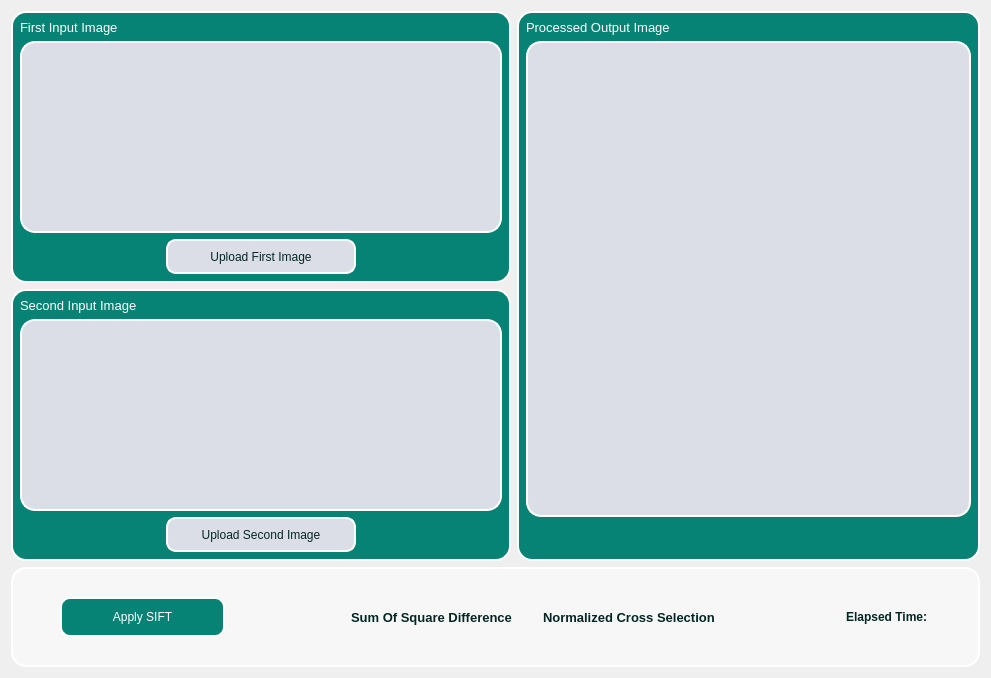
         <widget class="QWidget" name="tab_4">
          <attribute name="title">
           <string>Feature Extraction and Matching</string>
          </attribute>
          <layout class="QGridLayout" name="gridLayout_6">
           <item row="2" column="0" colspan="2">
            <widget class="QWidget" name="widget_3" native="true">
             <property name="sizePolicy">
              <sizepolicy hsizetype="Expanding" vsizetype="Fixed">
               <horstretch>200</horstretch>
               <verstretch>200</verstretch>
              </sizepolicy>
             </property>
             <property name="minimumSize">
              <size>
               <width>0</width>
               <height>100</height>
              </size>
             </property>
             <property name="maximumSize">
              <size>
               <width>16777215</width>
               <height>100</height>
              </size>
             </property>
             <property name="styleSheet">
              <string notr="true">font: italic 10pt &quot;Georgia&quot;;
background-color: rgb(57, 143, 252);
background-color: rgb(219,222,230);
background: rgba(255,255,255,0.5);

color: rgb(255, 255, 255);
color: rgb(2, 39, 35);
buttoon-shadow: 2px 2px 5px rgb(0, 0, 0);
border-radius: 15px;
box-shadow : 0px 4px 20px rgba(0, 0, 0, 0.6);
border : 2px solid rgb(255, 255, 255); </string>
             </property>
             <layout class="QHBoxLayout" name="horizontalLayout_23">
              <item>
               <spacer name="horizontalSpacer_19">
                <property name="orientation">
                 <enum>Qt::Horizontal</enum>
                </property>
                <property name="sizeHint" stdset="0">
                 <size>
                  <width>40</width>
                  <height>20</height>
                 </size>
                </property>
               </spacer>
              </item>
              <item>
               <widget class="QPushButton" name="apply_sift_button_3">
                <property name="sizePolicy">
                 <sizepolicy hsizetype="Preferred" vsizetype="Fixed">
                  <horstretch>0</horstretch>
                  <verstretch>0</verstretch>
                 </sizepolicy>
                </property>
                <property name="minimumSize">
                 <size>
                  <width>165</width>
                  <height>40</height>
                 </size>
                </property>
                <property name="maximumSize">
                 <size>
                  <width>200</width>
                  <height>16777215</height>
                 </size>
                </property>
                <property name="cursor">
                 <cursorShape>OpenHandCursor</cursorShape>
                </property>
                <property name="styleSheet">
                 <string notr="true">font: italic 10pt &quot;Georgia&quot;;
background-color: rgb(57, 143, 252);
background-color: rgb(6,131,116);

color: rgb(255, 255, 255);
buttoon-shadow: 2px 2px 5px rgb(0, 0, 0);
border-radius: 10px;</string>
                </property>
                <property name="text">
                 <string>Apply SIFT</string>
                </property>
               </widget>
              </item>
              <item>
               <spacer name="horizontalSpacer_20">
                <property name="orientation">
                 <enum>Qt::Horizontal</enum>
                </property>
                <property name="sizeType">
                 <enum>QSizePolicy::Fixed</enum>
                </property>
                <property name="sizeHint" stdset="0">
                 <size>
                  <width>100</width>
                  <height>20</height>
                 </size>
                </property>
               </spacer>
              </item>
              <item>
               <widget class="QRadioButton" name="sumOfSquarediff">
                <property name="font">
                 <font>
                  <family>MS Shell Dlg 2</family>
                  <pointsize>10</pointsize>
                  <weight>75</weight>
                  <italic>false</italic>
                  <bold>true</bold>
                 </font>
                </property>
                <property name="cursor">
                 <cursorShape>OpenHandCursor</cursorShape>
                </property>
                <property name="styleSheet">
                 <string notr="true">background:transparent;


color:  rgb(2, 39, 35);
font: 10pt &quot;MS Shell Dlg 2&quot;;
border : 0px solid rgb(6,131,116,255);
font-weight: bold;
</string>
                </property>
                <property name="text">
                 <string>Sum Of Square Difference </string>
                </property>
               </widget>
              </item>
              <item>
               <widget class="QRadioButton" name="normalizedCrossCorrelations">
                <property name="font">
                 <font>
                  <family>MS Shell Dlg 2</family>
                  <pointsize>10</pointsize>
                  <weight>75</weight>
                  <italic>false</italic>
                  <bold>true</bold>
                 </font>
                </property>
                <property name="cursor">
                 <cursorShape>OpenHandCursor</cursorShape>
                </property>
                <property name="styleSheet">
                 <string notr="true">background:transparent;

color:  rgb(2, 39, 35);
font: 10pt &quot;MS Shell Dlg 2&quot;;
border : 0px solid rgb(6,131,116,255);
font-weight: bold;
</string>
                </property>
                <property name="text">
                 <string>Normalized Cross Selection </string>
                </property>
               </widget>
              </item>
              <item>
               <spacer name="horizontalSpacer_17">
                <property name="orientation">
                 <enum>Qt::Horizontal</enum>
                </property>
                <property name="sizeType">
                 <enum>QSizePolicy::Fixed</enum>
                </property>
                <property name="sizeHint" stdset="0">
                 <size>
                  <width>120</width>
                  <height>20</height>
                 </size>
                </property>
               </spacer>
              </item>
              <item>
               <widget class="QLabel" name="features_time_elapsed">
                <property name="styleSheet">
                 <string notr="true">background:transparent;

color:  rgb(2, 39, 35);
font: 10pt &quot;MS Shell Dlg 2&quot;;
border : 0px solid rgb(6,131,116,255);
font-weight: bold;
</string>
                </property>
                <property name="text">
                 <string>Elapsed Time: </string>
                </property>
               </widget>
              </item>
              <item>
               <spacer name="horizontalSpacer_21">
                <property name="orientation">
                 <enum>Qt::Horizontal</enum>
                </property>
                <property name="sizeHint" stdset="0">
                 <size>
                  <width>40</width>
                  <height>20</height>
                 </size>
                </property>
               </spacer>
              </item>
             </layout>
            </widget>
           </item>
           <item row="1" column="0">
            <widget class="QWidget" name="widget_8" native="true">
             <property name="sizePolicy">
              <sizepolicy hsizetype="Maximum" vsizetype="Expanding">
               <horstretch>200</horstretch>
               <verstretch>200</verstretch>
              </sizepolicy>
             </property>
             <property name="minimumSize">
              <size>
               <width>500</width>
               <height>0</height>
              </size>
             </property>
             <property name="styleSheet">
              <string notr="true">background-color: rgb(37, 42, 64);
background-color: rgb(6,131,116,255);

color: rgb(255, 255, 255);
border-radius: 15px;
box-shadow : 0px 4px 20px rgba(0, 0, 0, 0.6);
border : 2px solid rgb(255, 255, 255); </string>
             </property>
             <layout class="QVBoxLayout" name="verticalLayout_13">
              <item>
               <widget class="QLabel" name="label_38">
                <property name="font">
                 <font>
                  <family>MS Shell Dlg 2</family>
                  <pointsize>10</pointsize>
                  <weight>50</weight>
                  <italic>false</italic>
                  <bold>false</bold>
                 </font>
                </property>
                <property name="styleSheet">
                 <string notr="true">color: rgb(255, 255, 255);

font: 10pt &quot;MS Shell Dlg 2&quot;;
border : 0;
</string>
                </property>
                <property name="text">
                 <string>Second Input Image </string>
                </property>
               </widget>
              </item>
              <item>
               <widget class="QGraphicsView" name="graphicsView_6">
                <property name="styleSheet">
                 <string notr="true">font: italic 10pt &quot;Georgia&quot;;
background-color: rgb(57, 143, 252);
background-color: rgb(219,222,230);

color: rgb(255, 255, 255);
color: rgb(2, 39, 35);
buttoon-shadow: 2px 2px 5px rgb(0, 0, 0);
border-radius: 15px;
box-shadow : 0px 4px 20px rgba(0, 0, 0, 0.6);
border : 2px solid rgb(255, 255, 255); </string>
                </property>
               </widget>
              </item>
              <item>
               <layout class="QHBoxLayout" name="horizontalLayout_19">
                <property name="spacing">
                 <number>0</number>
                </property>
                <property name="topMargin">
                 <number>0</number>
                </property>
                <property name="bottomMargin">
                 <number>0</number>
                </property>
                <item>
                 <spacer name="horizontalSpacer_11">
                  <property name="orientation">
                   <enum>Qt::Horizontal</enum>
                  </property>
                  <property name="sizeHint" stdset="0">
                   <size>
                    <width>40</width>
                    <height>20</height>
                   </size>
                  </property>
                 </spacer>
                </item>
                <item>
                 <widget class="QPushButton" name="upload_second_matching_image">
                  <property name="sizePolicy">
                   <sizepolicy hsizetype="Preferred" vsizetype="Fixed">
                    <horstretch>0</horstretch>
                    <verstretch>0</verstretch>
                   </sizepolicy>
                  </property>
                  <property name="minimumSize">
                   <size>
                    <width>190</width>
                    <height>35</height>
                   </size>
                  </property>
                  <property name="maximumSize">
                   <size>
                    <width>200</width>
                    <height>16777215</height>
                   </size>
                  </property>
                  <property name="cursor">
                   <cursorShape>OpenHandCursor</cursorShape>
                  </property>
                  <property name="layoutDirection">
                   <enum>Qt::RightToLeft</enum>
                  </property>
                  <property name="styleSheet">
                   <string notr="true">font: italic 10pt &quot;Georgia&quot;;
background-color: rgb(57, 143, 252);
background-color: rgb(219,222,230);

color: rgb(255, 255, 255);
color: rgb(2, 39, 35);
buttoon-shadow: 2px 2px 5px rgb(0, 0, 0);
border-radius: 10px;</string>
                  </property>
                  <property name="text">
                   <string>Upload Second Image</string>
                  </property>
                 </widget>
                </item>
                <item>
                 <spacer name="horizontalSpacer_12">
                  <property name="orientation">
                   <enum>Qt::Horizontal</enum>
                  </property>
                  <property name="sizeHint" stdset="0">
                   <size>
                    <width>40</width>
                    <height>20</height>
                   </size>
                  </property>
                 </spacer>
                </item>
               </layout>
              </item>
             </layout>
            </widget>
           </item>
           <item row="0" column="0">
            <widget class="QWidget" name="widget" native="true">
             <property name="sizePolicy">
              <sizepolicy hsizetype="Maximum" vsizetype="Expanding">
               <horstretch>200</horstretch>
               <verstretch>200</verstretch>
              </sizepolicy>
             </property>
             <property name="minimumSize">
              <size>
               <width>500</width>
               <height>0</height>
              </size>
             </property>
             <property name="styleSheet">
              <string notr="true">background-color: rgb(37, 42, 64);
background-color: rgb(6,131,116,255);

color: rgb(255, 255, 255);
border-radius: 15px;
box-shadow : 0px 4px 20px rgba(0, 0, 0, 0.6);
border : 2px solid rgb(255, 255, 255); </string>
             </property>
             <layout class="QVBoxLayout" name="verticalLayout_19">
              <item>
               <widget class="QLabel" name="label_36">
                <property name="font">
                 <font>
                  <family>MS Shell Dlg 2</family>
                  <pointsize>10</pointsize>
                  <weight>50</weight>
                  <italic>false</italic>
                  <bold>false</bold>
                 </font>
                </property>
                <property name="styleSheet">
                 <string notr="true">color: rgb(255, 255, 255);

font: 10pt &quot;MS Shell Dlg 2&quot;;
border : 0;
</string>
                </property>
                <property name="text">
                 <string>First Input Image </string>
                </property>
               </widget>
              </item>
              <item>
               <widget class="QGraphicsView" name="graphicsView">
                <property name="styleSheet">
                 <string notr="true">font: italic 10pt &quot;Georgia&quot;;
background-color: rgb(57, 143, 252);
background-color: rgb(219,222,230);

color: rgb(255, 255, 255);
color: rgb(2, 39, 35);
buttoon-shadow: 2px 2px 5px rgb(0, 0, 0);
border-radius: 15px;
box-shadow : 0px 4px 20px rgba(0, 0, 0, 0.6);
border : 2px solid rgb(255, 255, 255); </string>
                </property>
               </widget>
              </item>
              <item>
               <layout class="QHBoxLayout" name="horizontalLayout_9">
                <property name="spacing">
                 <number>0</number>
                </property>
                <property name="topMargin">
                 <number>0</number>
                </property>
                <property name="bottomMargin">
                 <number>0</number>
                </property>
                <item>
                 <spacer name="horizontalSpacer_9">
                  <property name="orientation">
                   <enum>Qt::Horizontal</enum>
                  </property>
                  <property name="sizeHint" stdset="0">
                   <size>
                    <width>40</width>
                    <height>20</height>
                   </size>
                  </property>
                 </spacer>
                </item>
                <item>
                 <widget class="QPushButton" name="upload_first_matching_image">
                  <property name="sizePolicy">
                   <sizepolicy hsizetype="Preferred" vsizetype="Fixed">
                    <horstretch>0</horstretch>
                    <verstretch>0</verstretch>
                   </sizepolicy>
                  </property>
                  <property name="minimumSize">
                   <size>
                    <width>190</width>
                    <height>35</height>
                   </size>
                  </property>
                  <property name="maximumSize">
                   <size>
                    <width>200</width>
                    <height>16777215</height>
                   </size>
                  </property>
                  <property name="cursor">
                   <cursorShape>OpenHandCursor</cursorShape>
                  </property>
                  <property name="styleSheet">
                   <string notr="true">font: italic 10pt &quot;Georgia&quot;;
background-color: rgb(57, 143, 252);
background-color: rgb(219,222,230);

color: rgb(255, 255, 255);
color: rgb(2, 39, 35);
buttoon-shadow: 2px 2px 5px rgb(0, 0, 0);
border-radius: 10px;</string>
                  </property>
                  <property name="text">
                   <string>Upload First Image</string>
                  </property>
                 </widget>
                </item>
                <item>
                 <spacer name="horizontalSpacer_10">
                  <property name="orientation">
                   <enum>Qt::Horizontal</enum>
                  </property>
                  <property name="sizeHint" stdset="0">
                   <size>
                    <width>40</width>
                    <height>20</height>
                   </size>
                  </property>
                 </spacer>
                </item>
               </layout>
              </item>
             </layout>
            </widget>
           </item>
           <item row="0" column="1" rowspan="2">
            <widget class="QWidget" name="widget_2" native="true">
             <property name="sizePolicy">
              <sizepolicy hsizetype="Minimum" vsizetype="Expanding">
               <horstretch>200</horstretch>
               <verstretch>200</verstretch>
              </sizepolicy>
             </property>
             <property name="styleSheet">
              <string notr="true">background-color: rgb(37, 42, 64);
background-color: rgb(6,131,116,255);

color: rgb(255, 255, 255);
border-radius: 15px;
box-shadow : 0px 4px 20px rgba(0, 0, 0, 0.6);
border : 2px solid rgb(255, 255, 255); </string>
             </property>
             <layout class="QVBoxLayout" name="verticalLayout_20">
              <item>
               <widget class="QLabel" name="label_37">
                <property name="font">
                 <font>
                  <family>MS Shell Dlg 2</family>
                  <pointsize>10</pointsize>
                  <weight>50</weight>
                  <italic>false</italic>
                  <bold>false</bold>
                 </font>
                </property>
                <property name="styleSheet">
                 <string notr="true">color: rgb(255, 255, 255);

font: 10pt &quot;MS Shell Dlg 2&quot;;
border : 0;
</string>
                </property>
                <property name="text">
                 <string>Processed Output Image </string>
                </property>
               </widget>
              </item>
              <item>
               <widget class="QGraphicsView" name="graphicsView_4">
                <property name="styleSheet">
                 <string notr="true">font: italic 10pt &quot;Georgia&quot;;
background-color: rgb(57, 143, 252);
background-color: rgb(219,222,230);

color: rgb(255, 255, 255);
color: rgb(2, 39, 35);
buttoon-shadow: 2px 2px 5px rgb(0, 0, 0);
border-radius: 15px;
box-shadow : 0px 4px 20px rgba(0, 0, 0, 0.6);
border : 2px solid rgb(255, 255, 255); </string>
                </property>
               </widget>
              </item>
              <item>
               <layout class="QVBoxLayout" name="verticalLayout_21">
                <item>
                 <spacer name="verticalSpacer">
                  <property name="orientation">
                   <enum>Qt::Vertical</enum>
                  </property>
                  <property name="sizeType">
                   <enum>QSizePolicy::Fixed</enum>
                  </property>
                  <property name="sizeHint" stdset="0">
                   <size>
                    <width>20</width>
                    <height>35</height>
                   </size>
                  </property>
                 </spacer>
                </item>
               </layout>
              </item>
             </layout>
            </widget>
           </item>
          </layout>
         </widget>
